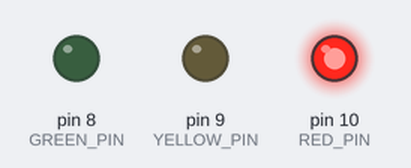
This sketch was run on a simulated Arduino Uno, built with avr-gcc and run on an emulated ATmega328P. On the bench: output pins drawn as LEDs (lit = HIGH).

Above: at 2.5 s.
At 6.0 s:
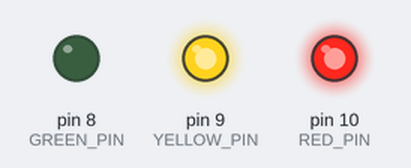
At 9.5 s:
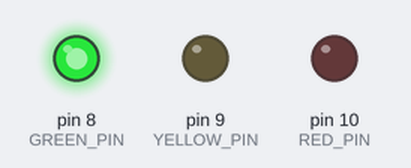
At 13.0 s:
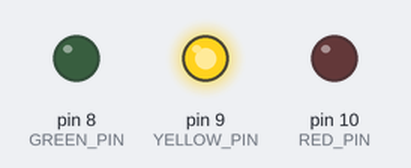
Timing chart, 0 to 18.2 s (numbered marks = the images above):
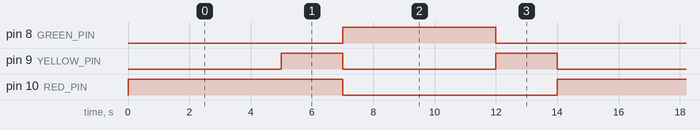

The sketch:

Sinif_2_Trafik_Isiklari.ino
```cpp
/* ==============================================================================
 * PROJE ADI: 2. Sınıf - Trafik Işıkları Simülasyonu (Zamanlama ve Sıralı Mantık)
 * HEDEF SEVİYE: 2. Sınıf (7-8 Yaş / İlkokul Temel Algoritma)
 *
 * PROJENİN AMACI VE ÇALIŞMA MANTIĞI:
 * Bu projede öğrenciler, günlük hayatta sıkça karşılaştıkları akıllı trafik lambası
 * sistemini kodlayarak sıralı mantık (sequential execution) ve zamanlama (timing)
 * kavramlarını kavrarlar.
 *
 * ÇALIŞMA MANTIĞI:
 * Gerçek trafik ışığı standardına uygun 4 fazlı sıra takip edilir:
 * 1. Faz: Yalnızca KIRMIZI ışık yanar (Araçlar DURUR) -> 5 saniye
 * 2. Faz: KIRMIZI ve SARI ışık birlikte yanar (HAZIRLAN) -> 2 saniye
 * 3. Faz: Kırmızı ve sarı söner, yalnızca YEŞİL ışık yanar (GEÇ) -> 5 saniye
 * 4. Faz: Yeşil söner, yalnızca SARI ışık yanar (DİKKAT / YAVAŞLA) -> 2 saniye
 * Bu döngü sürekli devam ederek güvenli trafik akışını simüle eder.
 *
 * GEREKLİ DEVRE ELEMANLARI LİSTESİ:
 * - 1 x Arduino Uno R3
 * - 1 x Breadboard
 * - 1 x Kırmızı LED (5mm)
 * - 1 x Sarı LED (5mm)
 * - 1 x Yeşil LED (5mm)
 * - 3 x 220 Ohm Direnç (Her LED için birer adet)
 * - 5 x Erkek-Erkek Jumper Kablo
 * - 1 x USB Tip-B Kablo
 *
 * DETAYLI PİN BAĞLANTI TABLOSU:
 * -----------------------------------------------------------------------------
 * Arduino Pini       | Bileşen Bacağı           | Açıklama / Not
 * -----------------------------------------------------------------------------
 * Pin 10 (Dijital)   | 220Ω -> Kırmızı LED Anot | Kırmızı ışık çıkışı (+)
 * Pin 9 (Dijital)    | 220Ω -> Sarı LED Anot    | Sarı ışık çıkışı (+)
 * Pin 8 (Dijital)    | 220Ω -> Yeşil LED Anot   | Yeşil ışık çıkışı (+)
 * GND (Toprak)       | Tüm LED Katotları (-)    | Breadboard mavi eksi hattında birleştirilir
 * -----------------------------------------------------------------------------
 *
 * GEREKLİ KÜTÜPHANELER:
 * - Harici kütüphane gerektirmez.
 * ============================================================================== */

// Pin Tanımlamaları
const int RED_PIN    = 10; // Kırmızı LED pini
const int YELLOW_PIN = 9;  // Sarı LED pini
const int GREEN_PIN  = 8;  // Yeşil LED pini

void setup() {
  // Bütün LED pinlerini ÇIKIŞ (OUTPUT) moduna alıyoruz
  pinMode(RED_PIN, OUTPUT);
  pinMode(YELLOW_PIN, OUTPUT);
  pinMode(GREEN_PIN, OUTPUT);

  // Başlangıçta tüm ışıkları söndürerek temiz bir durum oluşturuyoruz
  digitalWrite(RED_PIN, LOW);
  digitalWrite(YELLOW_PIN, LOW);
  digitalWrite(GREEN_PIN, LOW);
}

void loop() {
  // -------------------------------------------------------
  // 1. FAZ: DUR! Yalnızca Kırmızı Işık Yanar
  // -------------------------------------------------------
  digitalWrite(RED_PIN, HIGH);
  digitalWrite(YELLOW_PIN, LOW);
  digitalWrite(GREEN_PIN, LOW);
  delay(5000); // 5 saniye kırmızıda bekle

  // -------------------------------------------------------
  // 2. FAZ: HAZIRLAN! Kırmızı ve Sarı Birlikte Yanar
  // -------------------------------------------------------
  digitalWrite(RED_PIN, HIGH);
  digitalWrite(YELLOW_PIN, HIGH);
  digitalWrite(GREEN_PIN, LOW);
  delay(2000); // 2 saniye hazır bekle

  // -------------------------------------------------------
  // 3. FAZ: GEÇ! Yalnızca Yeşil Işık Yanar
  // -------------------------------------------------------
  digitalWrite(RED_PIN, LOW);
  digitalWrite(YELLOW_PIN, LOW);
  digitalWrite(GREEN_PIN, HIGH);
  delay(5000); // 5 saniye yeşilde geçiş

  // -------------------------------------------------------
  // 4. FAZ: DİKKAT! Yalnızca Sarı Işık Yanar
  // -------------------------------------------------------
  digitalWrite(RED_PIN, LOW);
  digitalWrite(YELLOW_PIN, HIGH);
  digitalWrite(GREEN_PIN, LOW);
  delay(2000); // 2 saniye sarıda yavaşla

  // Sarı söner ve döngü otomatik olarak 1. Faza (Kırmızıya) geri döner.
}
```

Measured:
- by itself, pin 8 (GREEN_PIN): alternates HIGH for 5.0 s and LOW for 9.0 s
- by itself, pin 9 (YELLOW_PIN): alternates HIGH for 2.0 s and LOW for 5.0 s
- by itself, pin 10 (RED_PIN): alternates HIGH for 7.0 s and LOW for 7.0 s
